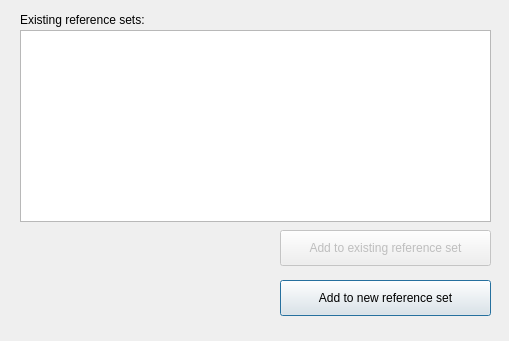
<?xml version="1.0" encoding="UTF-8"?>
<ui version="4.0">
 <class>Dialog</class>
 <widget class="QDialog" name="Dialog">
  <property name="geometry">
   <rect>
    <x>0</x>
    <y>0</y>
    <width>509</width>
    <height>341</height>
   </rect>
  </property>
  <property name="windowTitle">
   <string>Dialog</string>
  </property>
  <widget class="QLabel" name="label_file">
   <property name="geometry">
    <rect>
     <x>20</x>
     <y>10</y>
     <width>471</width>
     <height>20</height>
    </rect>
   </property>
   <property name="text">
    <string>Existing reference sets:</string>
   </property>
  </widget>
  <widget class="QListWidget" name="listWidget_reference_sets">
   <property name="geometry">
    <rect>
     <x>20</x>
     <y>30</y>
     <width>471</width>
     <height>192</height>
    </rect>
   </property>
  </widget>
  <widget class="QPushButton" name="pushButton_add_to_new_set">
   <property name="geometry">
    <rect>
     <x>280</x>
     <y>280</y>
     <width>211</width>
     <height>36</height>
    </rect>
   </property>
   <property name="text">
    <string>Add to new reference set</string>
   </property>
  </widget>
  <widget class="QPushButton" name="pushButton_add_to_existing_set">
   <property name="enabled">
    <bool>false</bool>
   </property>
   <property name="geometry">
    <rect>
     <x>280</x>
     <y>230</y>
     <width>211</width>
     <height>36</height>
    </rect>
   </property>
   <property name="text">
    <string>Add to existing reference set</string>
   </property>
   <property name="checkable">
    <bool>false</bool>
   </property>
  </widget>
 </widget>
 <resources/>
 <connections/>
</ui>
